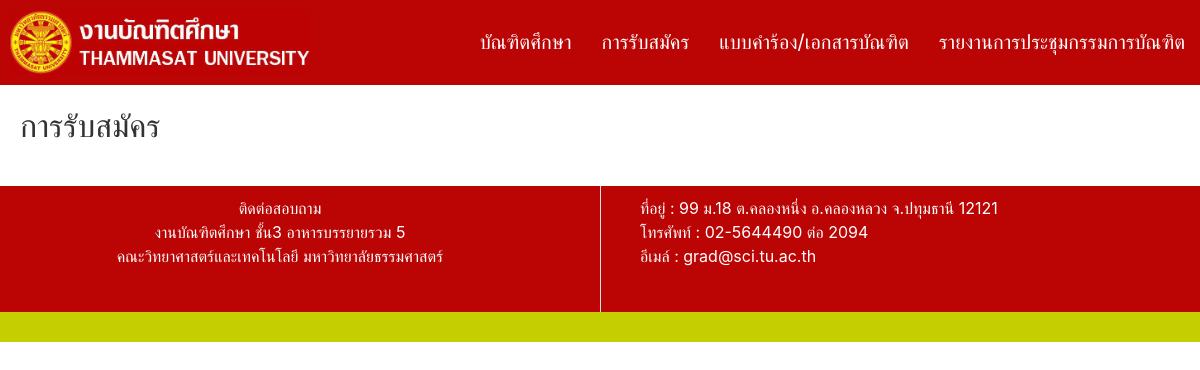
Before: /register/ with the older database file.
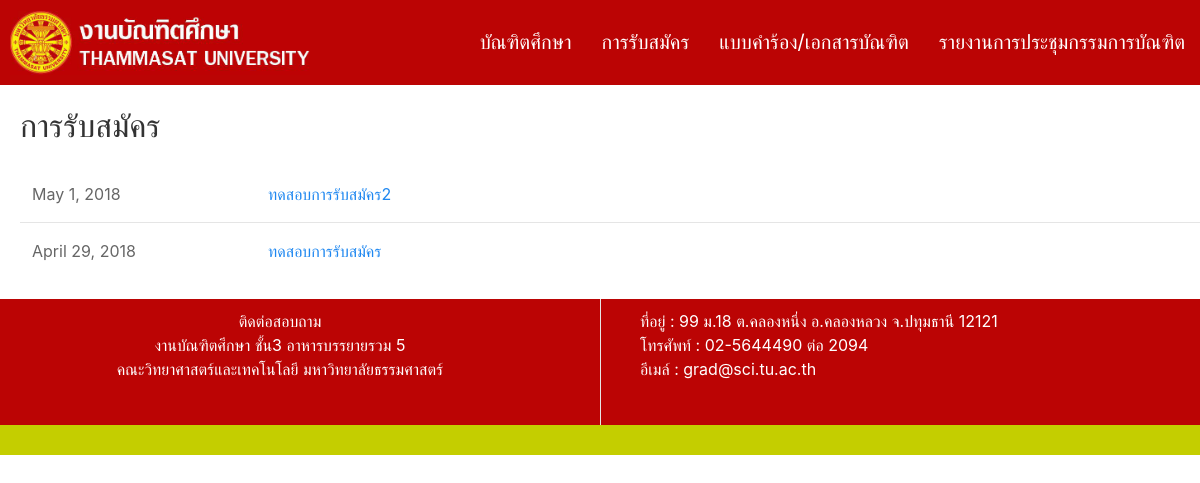
After: the same page with the newer database file.
### register/models.py (models this page shows)
class reg(models.Model):
    title = models.CharField(max_length=500)
    date=models.DateField()
    content = models.TextField(max_length=5000)
    file = models.FileField(blank=True)

### register/views.py (the view)
def index(request):
    all_reg = reg.objects.all().order_by('-date')
    return render(request, 'register/register.html',{'all_reg':all_reg})

### register/templates/register/register.html (shortened to what this page needs)
<!DOCTYPE html>
<html>
<head>
    {% load staticfiles %}
    <link rel="stylesheet" type="text/css" href="{% static 'home/uikit.min.css' %}" />
    <link rel="stylesheet" type="text/css" href="{% static 'home/hamburger.css' %}" />
</head>
<body>
  <div class="uk-position-relative">
      <nav class="uk-navbar-container" uk-navbar="mode: click" style="background-color:#bb0404">
          <div class="uk-navbar-left">
              <a href="/home/">
                  <img src="{% static 'home/pictures/b.png' %}" style="width:300px; margin: 10px;" />
              </a>
          </div>
          <div class="uk-navbar-right">
              <ul class="uk-navbar-nav">
                  <li>
                      <a href="#">บัณฑิตศึกษา</a>
                  </li>
                  <li>
                      <a href="/register/">การรับสมัคร</a>
                  </li>
                  <li>
                      <a href="/documents/">แบบคำร้อง/เอกสารบัณฑิต</a>
                  </li>
                  <li>
                      <a href="/meeting/">รายงานการประชุมกรรมการบัณฑิต</a>
                  </li>
              </ul>
          </div>
      </nav>
  </div>
    <div style="margin-left:20px; margin-top:20px;">
        <h2>
            <span class=".uk-text-lead">การรับสมัคร
            </span>
        </h2>
        <table class="uk-table uk-table-divider uk-table-hover">
            <tbody>
                {% for reg in all_reg %}
                  <tr>
                      <td style="width:20%">{{ reg.date }}</td>
                      <td>
                          <a class=".uk-text-lead" href="/register/{{ reg.id }}/">{{ reg.title }}</a>
                      </td>
                  </tr>
                {% endfor %}
            </tbody>
        </table>
    </div>
    <div class="uk-grid-divider uk-child-width-expand@s" uk-grid style="background-color:#bb0404;color:white;margin-top:20px;">
        <div style="text-align:center;margin-top:10px; margin-bottom:10px;">
          <span class=".uk-text-lead">ติดต่อสอบถาม</span><br>
          งานบัณฑิตศึกษา ชั้น3 อาหารบรรยายรวม 5
          <br> คณะวิทยาศาสตร์และเทคโนโลยี มหาวิทยาลัยธรรมศาสตร์
          <br>
        </div>
        <div style="text-align:left;">
          <p style="margin-top:10px;">
             ที่อยู่ : 99 ม.18 ต.คลองหนึ่ง อ.คลองหลวง จ.ปทุมธานี 12121
            <br>
             โทรศัพท์ : 02-5644490 ต่อ 2094
            <br>
             อีเมล์ : grad@sci.tu.ac.th
          </p>
          <br>
        </div>
    </div>
    <div style="background-color:#c4ce00;color:white;height:30px;">
    </div>
</body>
</html>

Changed rows visible on the page:
added reg: date "May 1, 2018", title "ทดสอบการรับสมัคร2"
added reg: date "April 29, 2018", title "ทดสอบการรับสมัคร"
